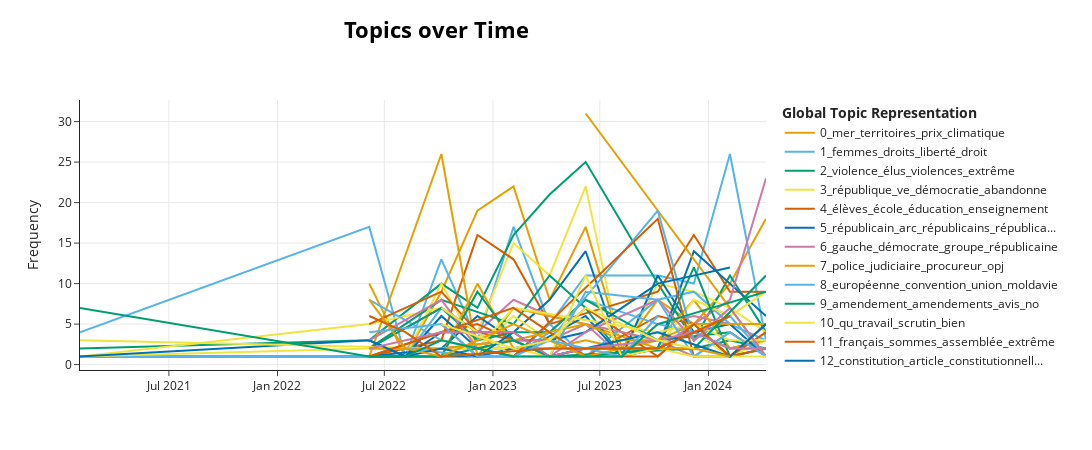

The code cell stored with this chart in its notebook:
### Code cell
topic_model_better.visualize_topics_over_time(topics_over_time_better, top_n_topics=40)
